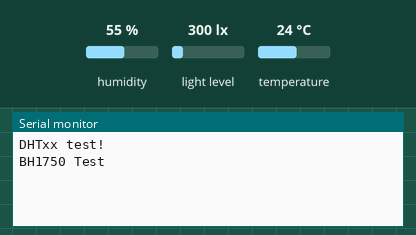
Recording of a sketch running on a simulated Arduino Uno, built with avr-gcc and run on an emulated ATmega328P. Parts: the last lines printed to the serial monitor. The inputs (shaded band) are chosen by the test bench; at power-on: humidity 55 %, light level 300 lx, temperature 24 °C.

Above: at 1.3 s.
1.4 s: humidity set to 22 %
At 11.3 s:
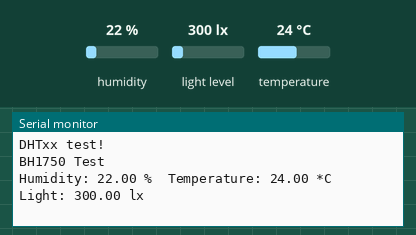
17.0 s: light level set to 40 lx
At 22.0 s:
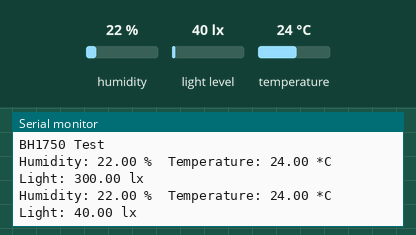
32.6 s: temperature set to 12 °C
At 43.4 s:
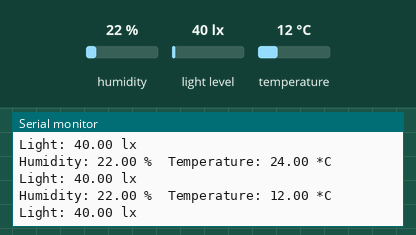
48.2 s: light level set to 500 lx
At 52.9 s:
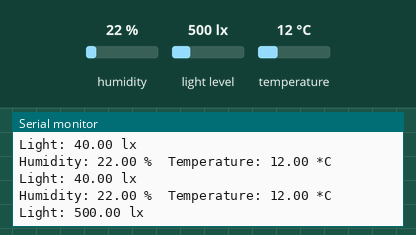
63.8 s: humidity set to 40 %
At 74.3 s:
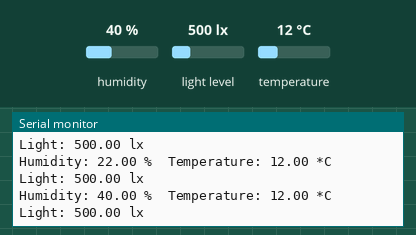
Timing chart, 0 to 75.8 s (numbered marks = the images above; inputs shaded):
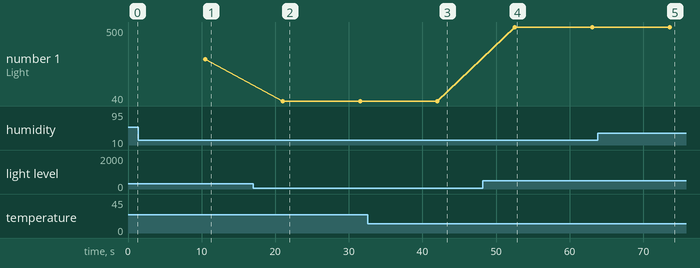

Measured:
- after the input at 1.4 s, the serial monitor: prints a new line after 9.1 s (image 1)
- after the input at 17.0 s, the serial monitor: prints a new line after 4.0 s (image 2)
- after the input at 32.6 s, the serial monitor: prints a new line after 9.4 s (image 3)
- after the input at 48.2 s, the serial monitor: prints a new line after 4.3 s (image 4)
- after the input at 63.8 s, the serial monitor: prints a new line after 9.8 s (image 5)
- plotted number 1: 300 → 40 after the input at 17.0 s, 40 → 500 after the input at 48.2 s

The sketch:

TempHumLight.ino
```cpp
#include <DHT.h>
#include <Wire.h>
#include <BH1750.h>
#include <avr/pgmspace.h>
#include <LowPower.h>

#define DHTPIN 3
#define DHTPIN_VCC 4
#define DHTTYPE DHT22

DHT dht(DHTPIN, DHTTYPE);

BH1750 lightMeter(0x23);

void readTempHum();
void readLight();

void setup() {
  pinMode(DHTPIN_VCC,OUTPUT);
  digitalWrite(DHTPIN_VCC,LOW);

  Serial.begin(115200);
  Serial.println(F("DHTxx test!"));
  dht.begin();

  lightMeter.begin(BH1750_CONTINUOUS_HIGH_RES_MODE);
  Serial.println(F("BH1750 Test"));

  delay(100); // give some time to send data over Serial before going to sleep
}

void loop() {
  // Enter power down state for 8 s with ADC and BOD module disabled
  LowPower.powerDown(SLEEP_8S, ADC_OFF, BOD_OFF);
  delay(100); // give him some time to wake up from sleep :D
  readTempHum();
  readLight();
  delay(100); // give some time to send data over Serial
}


void readTempHum() {
  digitalWrite(DHTPIN_VCC, HIGH);

  // Wait at least 2 seconds seconds between measurements.
  unsigned long previousMillis = millis();
  unsigned long currentMillis = millis();
  while (currentMillis - previousMillis <= 2300) {
    // save the last time you read the sensor
    currentMillis = millis();
  }

  Serial.print(F("Humidity: "));
  Serial.print(dht.readHumidity());
  Serial.print(F(" %\t"));
  Serial.print(F("Temperature: "));
  Serial.print(dht.readTemperature());
  Serial.println(F(" *C "));

  digitalWrite(DHTPIN_VCC,LOW);
}

void readLight() {
  Serial.print(F("Light: "));
  Serial.print(lightMeter.readLightLevel());
  Serial.println(F(" lx"));
}
```
